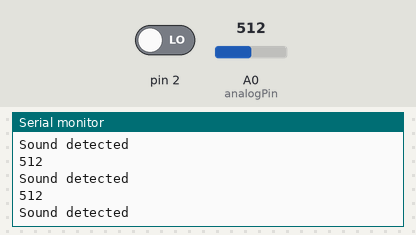
Bench run of a sketch on a simulated Arduino Uno, built with avr-gcc and run on an emulated ATmega328P. Shown: the last lines printed to the serial monitor. The inputs (shaded band) are chosen by the test bench; at power-on: A0 (analogPin) = 512, pin 2 LOW.

Above: at 5.7 s.
5.8 s: A0 (analogPin) set to 987
At 6.3 s:
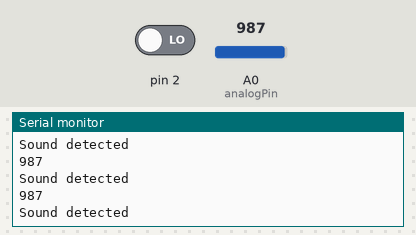
7.3 s: A0 (analogPin) set to 1008
At 7.8 s:
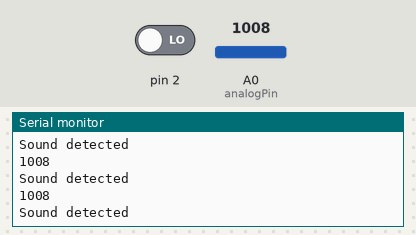
Timing chart, 0 to 9.8 s (numbered marks = the images above; inputs shaded):
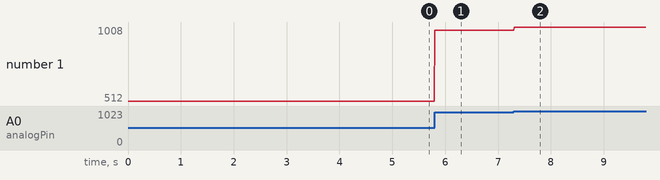

Measured:
- after the input at 5.8 s, the serial monitor: prints a new line at once (image 1)
- after the input at 7.3 s, the serial monitor: prints a new line at once (image 2)
- plotted number 1: 512 → 987 after the input at 5.8 s, 987 → 1008 after the input at 7.3 s

The sketch:

microphone_sound_detection_module.ino
```cpp
// microphone_sound_detection_module.ino - use interrupt to head sound triggering
// (c) BotBook.com - Karvinen, Karvinen, Valtokari


const int analogPin = A0;
const int digitalPin = 0; //UNO,Mega pin 2, Leonardo pin 3
volatile int sensorState = -1;
int soundVolume = -1;

void setup() {
  Serial.begin(115200);
  attachInterrupt(digitalPin,soundTriggered,RISING);
}

void loop()
{

  //Read microphone voltage = sound volume
  soundVolume = analogRead(analogPin);
  //Serial.print("Sound volume: ");
  Serial.println(soundVolume);
  if(sensorState == 1) {
      Serial.println("Sound triggered");
      sensorState = 0; // start waiting for next sound trigger.
  } else if (soundVolume > 50) {
      Serial.println("Sound detected");
  }
  delay(10);
}

void soundTriggered() {
  sensorState = 1; //Sound treshold is broken.
}
```
